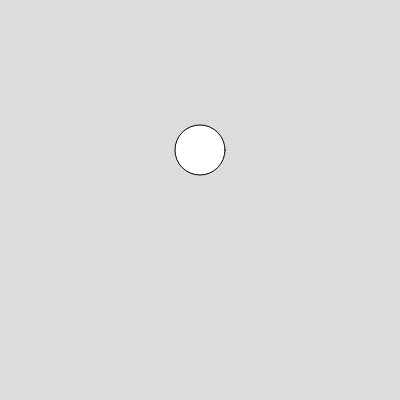
Frame 1 (no input)
Frame 60 (no input): blank canvas, image omitted
Frame 120 (the mouse pressed at the canvas centre since frame 60): blank canvas, image omitted

The p5.js sketch that drew this single still picture (run headless with seeded random() and noise() and a simulated clock; from frame 60 on, the mouse is pressed at the canvas centre):

// p5.js sketch
// ── sketch.js
var ball={
  x: 200,
  y: 150,
  r: 50,
  x_speed: 2,
  y_speed: 5,
  color: ["red", "blue", "green", "yellow"],
}






function setup() {
  createCanvas(400, 400);
}

function draw() {
  background(220);
  circle(ball.x, ball.y, ball.r)
  fill(ball.color[2])
ball.x=ball.x-ball.x_speed
ball.y=ball.y+ball.y_speed
}
